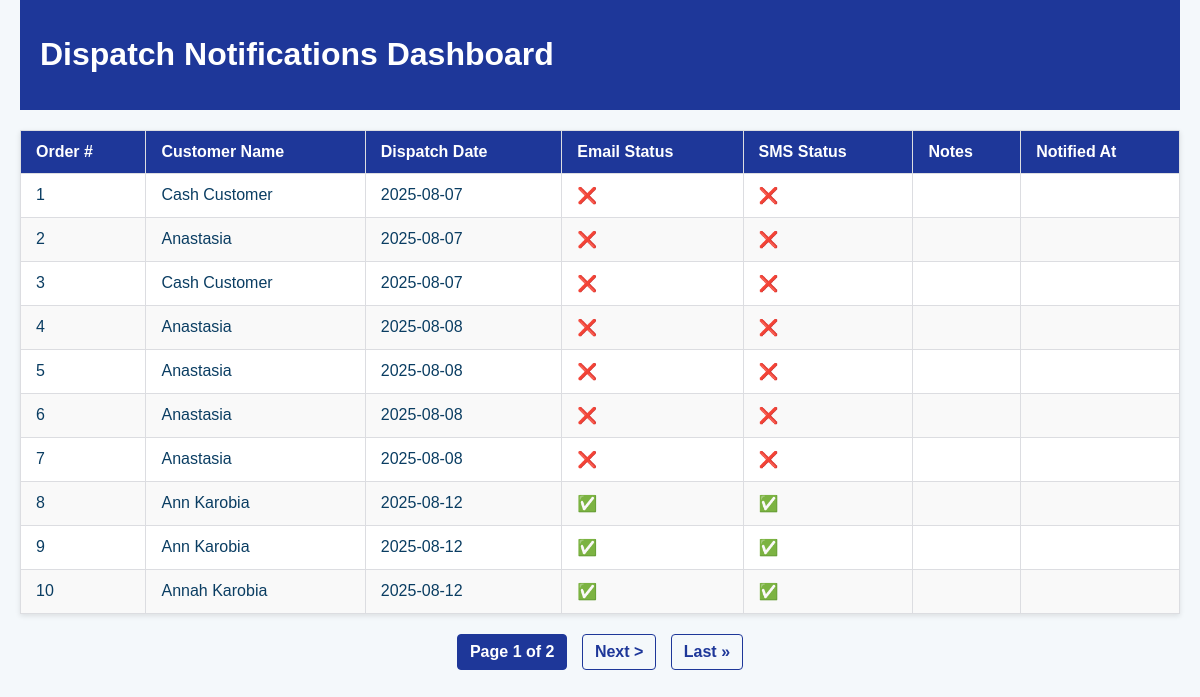
The page / on the database its author committed.
### notifier/models.py (models this page shows, shortened)
class NotifiedDelivery(models.Model):
    order_number = models.CharField(max_length=50)
    customer_name = models.CharField(max_length=100, blank=True, null=True)
    dispatch_date = models.DateField(blank=True, null=True)
    plan_send_date = models.DateField(blank=True, null=True)
    ship_date = models.DateField(blank=True, null=True)
    status = models.CharField(max_length=20, blank=True, null=True)
    service_type = models.CharField(max_length=100, blank=True, null=True)
    location = models.CharField(max_length=100, blank=True, null=True)
    reg_date = models.DateField(blank=True, null=True)
    reg_time = models.TimeField(blank=True, null=True)
    spec = models.CharField(max_length=255, blank=True, null=True)
    product_code = models.CharField(max_length=50, blank=True, null=True)
    quantity_ordered = models.IntegerField(default=0)
    unit = models.CharField(max_length=20, blank=True, null=True)
    price = models.DecimalField(max_digits=12, decimal_places=2, blank=True, null=True)
    base_price = models.DecimalField(max_digits=12, decimal_places=2, blank=True, null=True)
    cost_account = models.CharField(max_length=20, blank=True, null=True)
    email = models.EmailField(blank=True, null=True)
    phone_number = models.CharField(max_length=20, blank=True, null=True)
    email_sent = models.BooleanField(default=False)
    sms_sent = models.BooleanField(default=False)
    notes = models.TextField(blank=True, null=True)
    created_at = models.DateTimeField(auto_now_add=True)

### notifier/views.py (the view)
# urls.py: path('', views.dashboard, name='dashboard'),
def dashboard(request):
    deliveries = NotifiedDelivery.objects.all()
    deliveries_context = []
    for d in deliveries:
        deliveries_context.append({
            'order_number': d.order_number,
            'customer_name': d.customer_name or 'Unknown',
            'dispatch_date': d.dispatch_date,
            'status': getattr(d, 'status', '-'),
            'product_spec': getattr(d, 'spec', 'N/A'),
            'quantity_ordered': getattr(d, 'quantity_ordered', 0),
            'email_sent': d.email_sent,
            'sms_sent': d.sms_sent,
            'notes': d.notes,
        })
    paginator = Paginator(deliveries_context, 10)
    page_number = request.GET.get('page')
    deliveries_page = paginator.get_page(page_number)
    return render(request, 'dashboard.html', {'deliveries': deliveries_page})

### notifier/templates/dashboard.html (shortened to what this page needs)
{% extends "base.html" %}
{% block content %}
<table>
  <thead>
    <tr>
      <th>Order #</th>
      <th>Customer Name</th>
      <th>Dispatch Date</th>
      <th>Email Status</th>
      <th>SMS Status</th>
      <th>Notes</th>
      <th>Notified At</th>
    </tr>
  </thead>
  <tbody>
    {% for delivery in deliveries %}
    <tr>
      <td>{{ delivery.order_number }}</td>
      <td>{{ delivery.customer_name }}</td>
      <td>{{ delivery.dispatch_date|date:"Y-m-d" }}</td>
      <td>{% if delivery.email_sent %}✅{% else %}❌{% endif %}</td>
      <td>{% if delivery.sms_sent %}✅{% else %}❌{% endif %}</td>
      <td>{{ delivery.notes }}</td>
      <td>{{ delivery.created_at|date:"Y-m-d H:i" }}</td>
    </tr>
    {% empty %}
    <tr>
      <td colspan="7" style="text-align:center;">No dispatch notifications found.</td>
    </tr>
    {% endfor %}
  </tbody>
</table>
<div class="pagination">
  <span class="current">Page {{ deliveries.number }} of {{ deliveries.paginator.num_pages }}</span>
  {% if deliveries.has_next %}
    <a href="?page={{ deliveries.next_page_number }}">Next &gt;</a>
    <a href="?page={{ deliveries.paginator.num_pages }}">Last &raquo;</a>
  {% endif %}
</div>
{% endblock %}

### notifier/templates/base.html (shortened to what this page needs)
<!DOCTYPE html>
<html lang="en">
<head>
</head>
<body>
  <header>
    <h1>{% block header %}Dispatch Notifications Dashboard{% endblock %}</h1>
  </header>
  <main>
    {% block content %}
    {% endblock %}
  </main>
</body>
</html>

### notifier/templates/base.html (style rules this page uses)
body { font-family: Arial, sans-serif; background: #f4f8fb; color: #0a3d62; margin: 0; padding: 0 20px; }
header { background: #1e3799; color: white; padding: 15px 20px; margin-bottom: 20px; }
table { width: 100%; border-collapse: collapse; background: white; box-shadow: 0 2px 5px rgba(0,0,0,0.1); }
th, td { padding: 12px 15px; border: 1px solid #dcdde1; text-align: left; }
th { background-color: #1e3799; color: white; }
tr:nth-child(even) { background-color: #f9f9f9; }
.pagination { margin: 20px 0; text-align: center; }
.pagination a, .pagination span { display: inline-block; margin: 0 5px; padding: 8px 12px; color: #1e3799; border: 1px solid #1e3799; border-radius: 4px; text-decoration: none; font-weight: bold; }
.pagination .current { background-color: #1e3799; color: white; border-color: #1e3799; pointer-events: none; }

### rows shown on the page
NotifiedDelivery: customer_name "Cash Customer", dispatch_date "2025-08-07"
NotifiedDelivery: customer_name "Anastasia", dispatch_date "2025-08-07"
NotifiedDelivery: customer_name "Cash Customer", dispatch_date "2025-08-07"
NotifiedDelivery: customer_name "Anastasia", dispatch_date "2025-08-08"
NotifiedDelivery: customer_name "Anastasia", dispatch_date "2025-08-08"
NotifiedDelivery: customer_name "Anastasia", dispatch_date "2025-08-08"
NotifiedDelivery: customer_name "Anastasia", dispatch_date "2025-08-08"
NotifiedDelivery: customer_name "Ann Karobia", dispatch_date "2025-08-12"
NotifiedDelivery: customer_name "Ann Karobia", dispatch_date "2025-08-12"
NotifiedDelivery: order_number "10", customer_name "Annah Karobia", dispatch_date "2025-08-12"

### other values the page prints
{{ delivery.order_number }} "1" "2" "3" "4" "5" "6" "7" "8" "9"
{{ deliveries.number }} "1"
{{ deliveries.paginator.num_pages }} "2"
